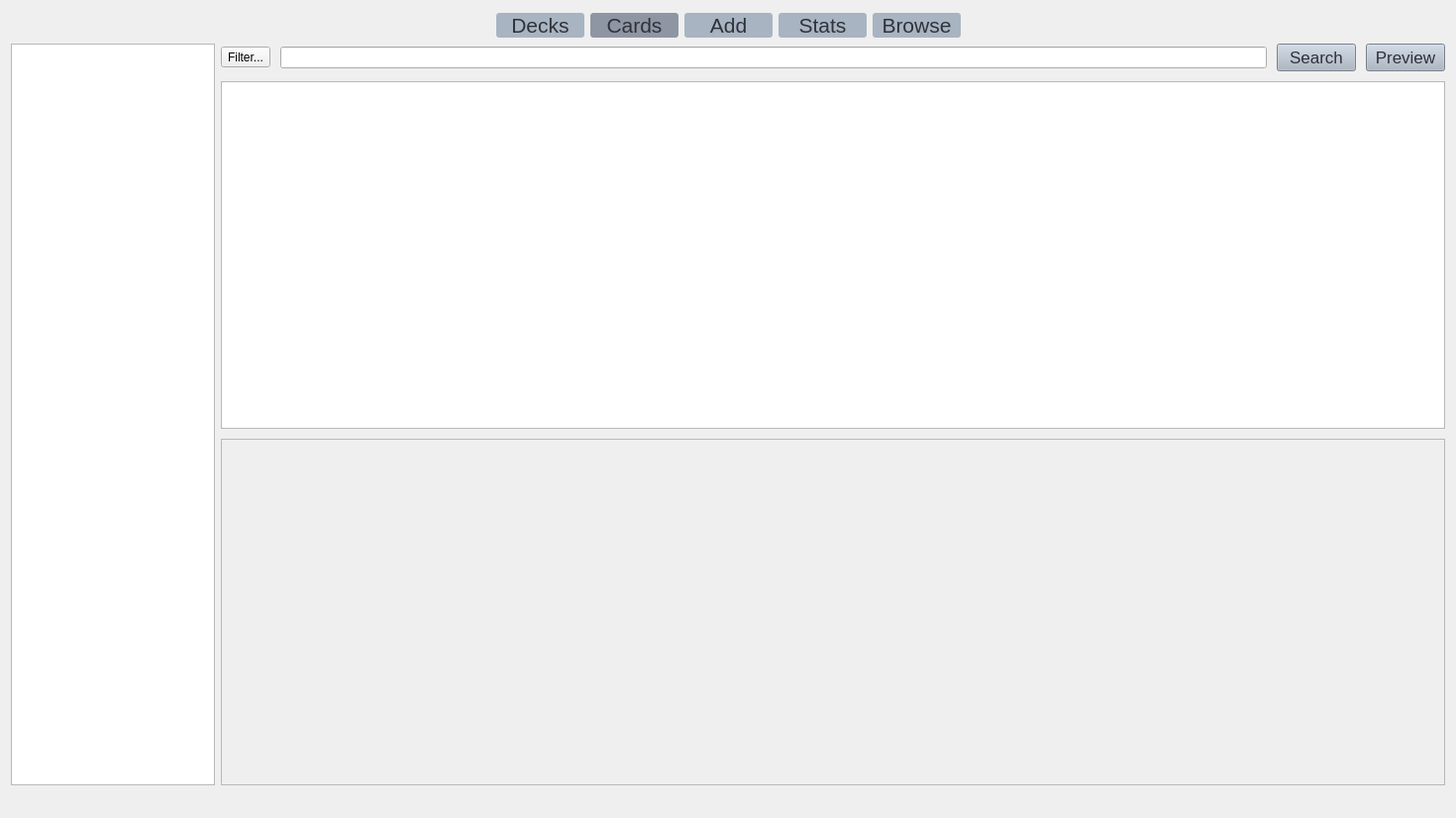
<?xml version="1.0" encoding="UTF-8"?>
<ui version="4.0">
 <class>Form</class>
 <widget class="QWidget" name="Form">
  <property name="geometry">
   <rect>
    <x>0</x>
    <y>0</y>
    <width>1470</width>
    <height>826</height>
   </rect>
  </property>
  <property name="windowTitle">
   <string>Form</string>
  </property>
  <layout class="QVBoxLayout" name="verticalLayout_2">
   <item>
    <spacer name="verticalSpacer">
     <property name="orientation">
      <enum>Qt::Vertical</enum>
     </property>
     <property name="sizeType">
      <enum>QSizePolicy::Fixed</enum>
     </property>
     <property name="sizeHint" stdset="0">
      <size>
       <width>1173</width>
       <height>2</height>
      </size>
     </property>
    </spacer>
   </item>
   <item>
    <layout class="QHBoxLayout" name="horizontalLayout">
     <item>
      <spacer name="horizontalSpacer_2">
       <property name="orientation">
        <enum>Qt::Horizontal</enum>
       </property>
       <property name="sizeHint" stdset="0">
        <size>
         <width>0</width>
         <height>20</height>
        </size>
       </property>
      </spacer>
     </item>
     <item>
      <widget class="QPushButton" name="decks">
       <property name="sizePolicy">
        <sizepolicy hsizetype="Minimum" vsizetype="Fixed">
         <horstretch>0</horstretch>
         <verstretch>0</verstretch>
        </sizepolicy>
       </property>
       <property name="minimumSize">
        <size>
         <width>89</width>
         <height>0</height>
        </size>
       </property>
       <property name="font">
        <font>
         <family>MS Shell Dlg 2</family>
         <pointsize>16</pointsize>
         <weight>50</weight>
         <italic>false</italic>
         <bold>false</bold>
        </font>
       </property>
       <property name="styleSheet">
        <string notr="true">border-radius:3px;;color:rgb(47, 50, 58);background-color:rgb(169, 180, 194);
font: 16pt;</string>
       </property>
       <property name="text">
        <string>Decks</string>
       </property>
      </widget>
     </item>
     <item>
      <widget class="QPushButton" name="cards">
       <property name="sizePolicy">
        <sizepolicy hsizetype="Minimum" vsizetype="Fixed">
         <horstretch>0</horstretch>
         <verstretch>0</verstretch>
        </sizepolicy>
       </property>
       <property name="minimumSize">
        <size>
         <width>89</width>
         <height>0</height>
        </size>
       </property>
       <property name="font">
        <font>
         <family>MS Shell Dlg 2</family>
         <pointsize>16</pointsize>
         <weight>50</weight>
         <italic>false</italic>
         <bold>false</bold>
        </font>
       </property>
       <property name="styleSheet">
        <string notr="true">border-radius:3px;background-color:#8F96A3;
font: 16pt;color:rgb(47, 50, 58)</string>
       </property>
       <property name="text">
        <string>Cards</string>
       </property>
      </widget>
     </item>
     <item>
      <widget class="QPushButton" name="add">
       <property name="sizePolicy">
        <sizepolicy hsizetype="Minimum" vsizetype="Fixed">
         <horstretch>0</horstretch>
         <verstretch>0</verstretch>
        </sizepolicy>
       </property>
       <property name="minimumSize">
        <size>
         <width>89</width>
         <height>0</height>
        </size>
       </property>
       <property name="styleSheet">
        <string notr="true">border-radius:3px;background-color:rgb(169, 180, 194);
font: 16pt;color:rgb(47, 50, 58)</string>
       </property>
       <property name="text">
        <string>Add</string>
       </property>
      </widget>
     </item>
     <item>
      <widget class="QPushButton" name="stats">
       <property name="sizePolicy">
        <sizepolicy hsizetype="Minimum" vsizetype="Fixed">
         <horstretch>0</horstretch>
         <verstretch>0</verstretch>
        </sizepolicy>
       </property>
       <property name="minimumSize">
        <size>
         <width>89</width>
         <height>0</height>
        </size>
       </property>
       <property name="font">
        <font>
         <family>MS Shell Dlg 2</family>
         <pointsize>16</pointsize>
         <weight>50</weight>
         <italic>false</italic>
         <bold>false</bold>
        </font>
       </property>
       <property name="styleSheet">
        <string notr="true">border-radius:3px;background-color:rgb(169, 180, 194);
font: 16pt;color:rgb(47, 50, 58)</string>
       </property>
       <property name="text">
        <string>Stats</string>
       </property>
      </widget>
     </item>
     <item>
      <widget class="QPushButton" name="browse">
       <property name="sizePolicy">
        <sizepolicy hsizetype="Minimum" vsizetype="Fixed">
         <horstretch>0</horstretch>
         <verstretch>0</verstretch>
        </sizepolicy>
       </property>
       <property name="minimumSize">
        <size>
         <width>89</width>
         <height>0</height>
        </size>
       </property>
       <property name="font">
        <font>
         <family>MS Shell Dlg 2</family>
         <pointsize>16</pointsize>
         <weight>50</weight>
         <italic>false</italic>
         <bold>false</bold>
        </font>
       </property>
       <property name="styleSheet">
        <string notr="true">border-radius:3px;background-color:rgb(169, 180, 194);
font: 16pt;color:rgb(47, 50, 58)</string>
       </property>
       <property name="text">
        <string>Browse</string>
       </property>
      </widget>
     </item>
     <item>
      <spacer name="horizontalSpacer_3">
       <property name="orientation">
        <enum>Qt::Horizontal</enum>
       </property>
       <property name="sizeHint" stdset="0">
        <size>
         <width>0</width>
         <height>20</height>
        </size>
       </property>
      </spacer>
     </item>
    </layout>
   </item>
   <item>
    <layout class="QHBoxLayout" name="horizontalLayout_3" stretch="1,6">
     <item>
      <widget class="QTreeView" name="deckslist">
       <property name="alternatingRowColors">
        <bool>true</bool>
       </property>
       <property name="selectionMode">
        <enum>QAbstractItemView::NoSelection</enum>
       </property>
       <property name="selectionBehavior">
        <enum>QAbstractItemView::SelectItems</enum>
       </property>
       <property name="indentation">
        <number>0</number>
       </property>
       <property name="sortingEnabled">
        <bool>false</bool>
       </property>
       <property name="headerHidden">
        <bool>true</bool>
       </property>
      </widget>
     </item>
     <item>
      <layout class="QVBoxLayout" name="verticalLayout">
       <property name="spacing">
        <number>10</number>
       </property>
       <item>
        <layout class="QHBoxLayout" name="horizontalLayout_2">
         <property name="spacing">
          <number>10</number>
         </property>
         <item>
          <widget class="QToolButton" name="filtertool">
           <property name="styleSheet">
            <string notr="true">QToolButton {background-color:rgb(169, 180, 194); font: 13pt;color:rgb(47, 50, 58)}
QToolButton::menu-indicator { image: none; };
</string>
           </property>
           <property name="text">
            <string>Filter...</string>
           </property>
          </widget>
         </item>
         <item>
          <widget class="QLineEdit" name="filterinput"/>
         </item>
         <item>
          <widget class="QPushButton" name="searchbutton">
           <property name="styleSheet">
            <string notr="true">background-color:rgb(169, 180, 194);
font: 13pt;color:rgb(47, 50, 58)</string>
           </property>
           <property name="text">
            <string>Search</string>
           </property>
          </widget>
         </item>
         <item>
          <spacer name="horizontalSpacer">
           <property name="orientation">
            <enum>Qt::Horizontal</enum>
           </property>
           <property name="sizeType">
            <enum>QSizePolicy::Fixed</enum>
           </property>
           <property name="sizeHint" stdset="0">
            <size>
             <width>0</width>
             <height>20</height>
            </size>
           </property>
          </spacer>
         </item>
         <item>
          <widget class="QPushButton" name="previewbutton">
           <property name="styleSheet">
            <string notr="true">background-color:rgb(169, 180, 194);
font: 13pt;color:rgb(47, 50, 58)</string>
           </property>
           <property name="text">
            <string>Preview</string>
           </property>
          </widget>
         </item>
        </layout>
       </item>
       <item>
        <widget class="QTreeView" name="cardstree">
         <property name="editTriggers">
          <set>QAbstractItemView::NoEditTriggers</set>
         </property>
         <property name="alternatingRowColors">
          <bool>true</bool>
         </property>
         <property name="sortingEnabled">
          <bool>true</bool>
         </property>
        </widget>
       </item>
       <item>
        <widget class="QScrollArea" name="scroll">
         <property name="styleSheet">
          <string notr="true"/>
         </property>
         <property name="widgetResizable">
          <bool>true</bool>
         </property>
         <widget class="QWidget" name="scrollAreaWidgetContents">
          <property name="geometry">
           <rect>
            <x>0</x>
            <y>0</y>
            <width>1225</width>
            <height>325</height>
           </rect>
          </property>
          <property name="styleSheet">
           <string notr="true"/>
          </property>
         </widget>
        </widget>
       </item>
      </layout>
     </item>
    </layout>
   </item>
   <item>
    <widget class="QLabel" name="alertlabel">
     <property name="styleSheet">
      <string notr="true">color:red;</string>
     </property>
     <property name="text">
      <string/>
     </property>
     <property name="alignment">
      <set>Qt::AlignCenter</set>
     </property>
    </widget>
   </item>
   <item>
    <spacer name="verticalSpacer_2">
     <property name="orientation">
      <enum>Qt::Vertical</enum>
     </property>
     <property name="sizeType">
      <enum>QSizePolicy::Minimum</enum>
     </property>
     <property name="sizeHint" stdset="0">
      <size>
       <width>1173</width>
       <height>2</height>
      </size>
     </property>
    </spacer>
   </item>
  </layout>
 </widget>
 <resources/>
 <connections/>
</ui>
